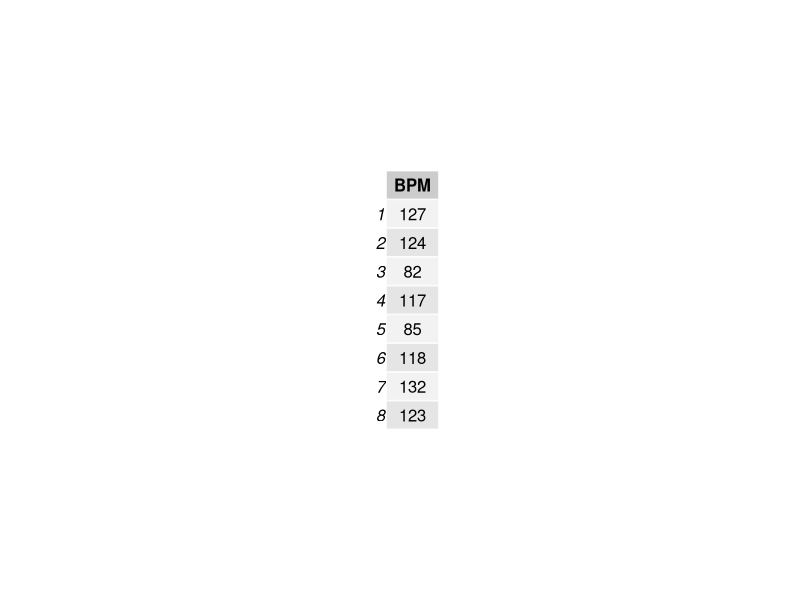
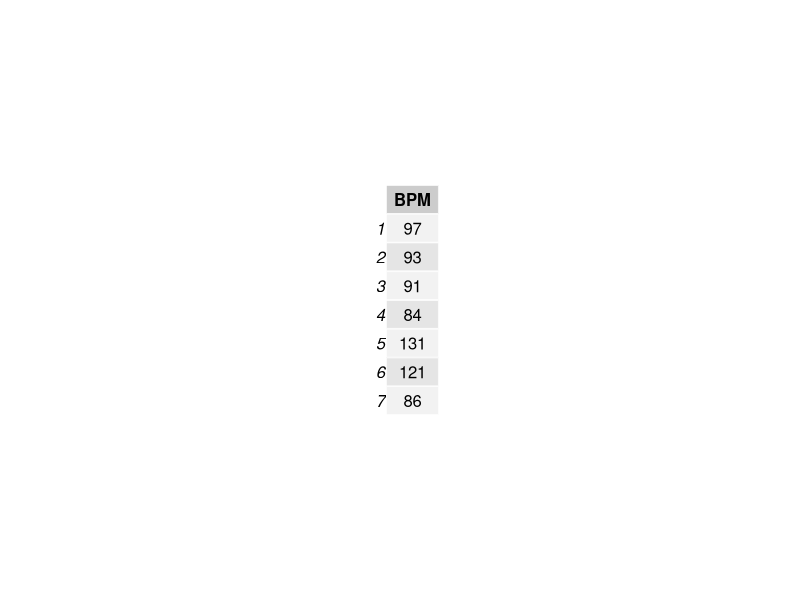
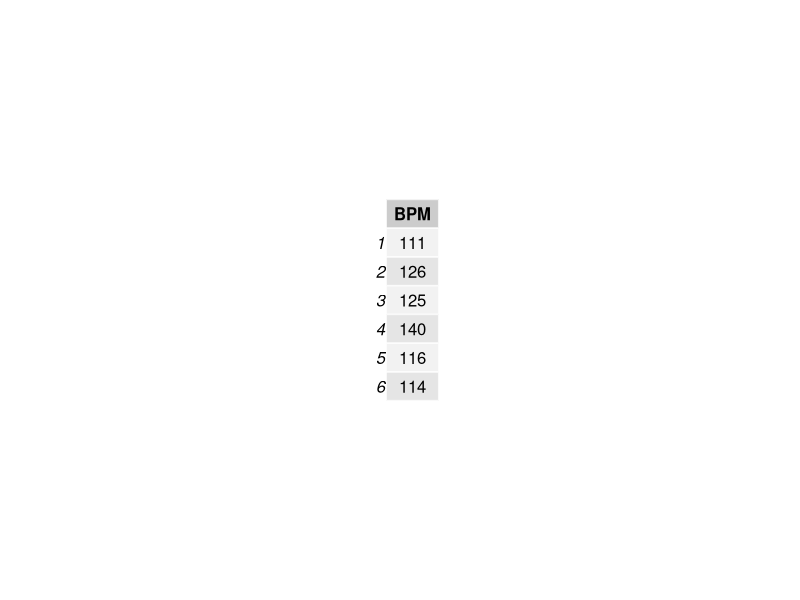
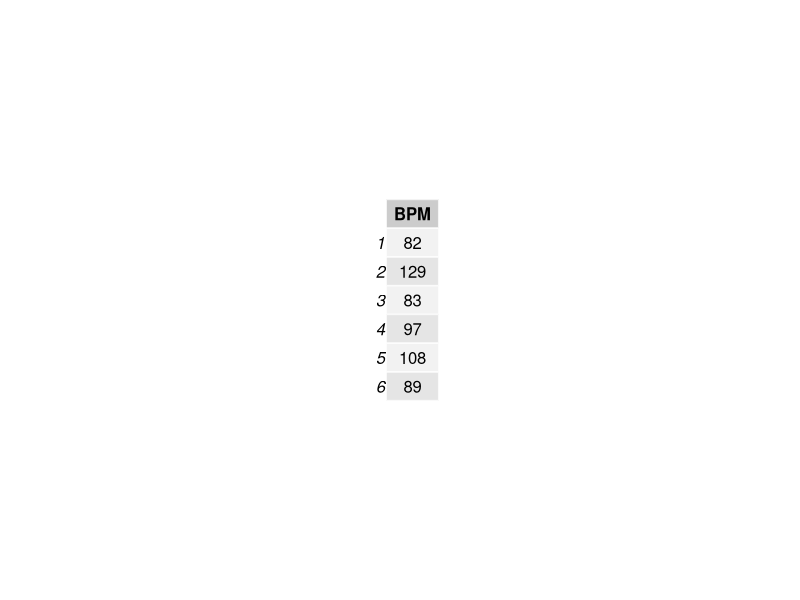
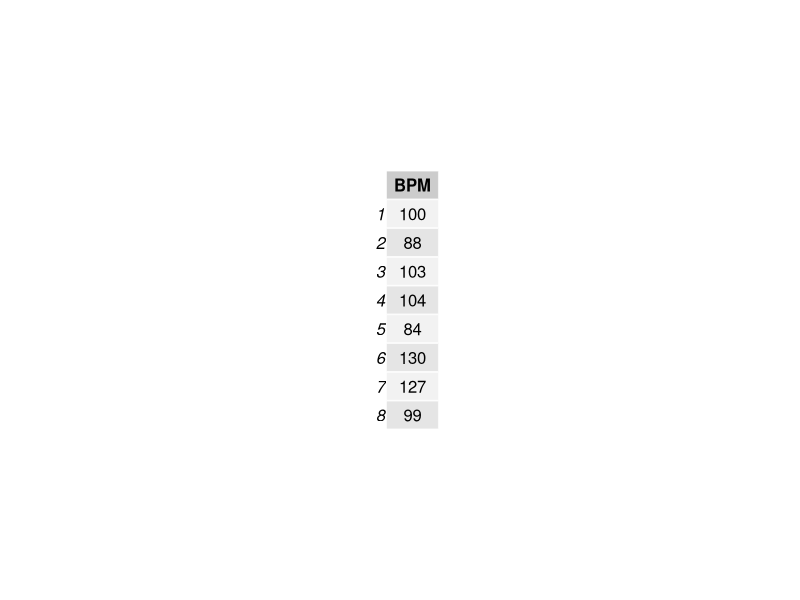
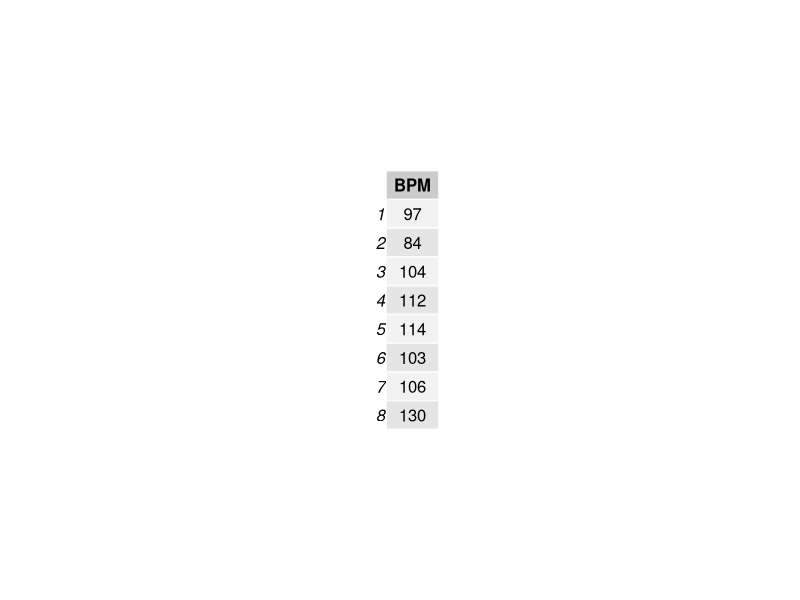
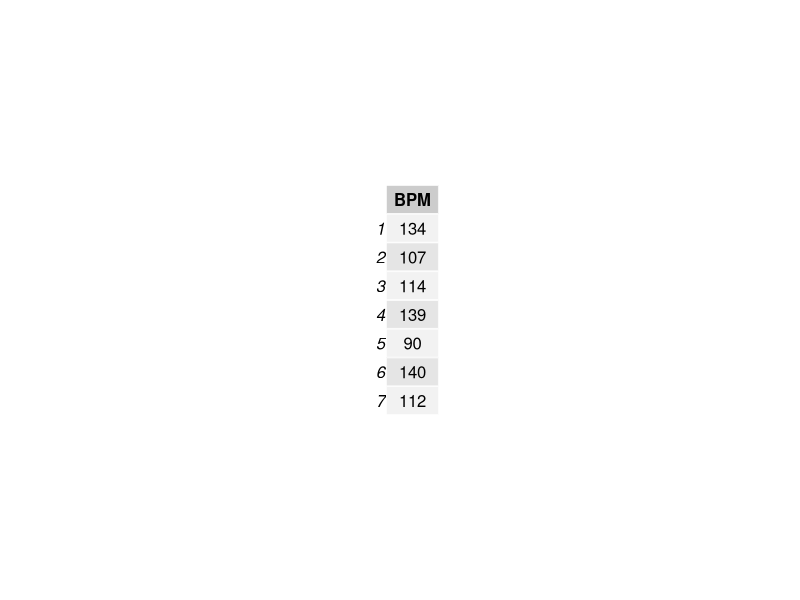
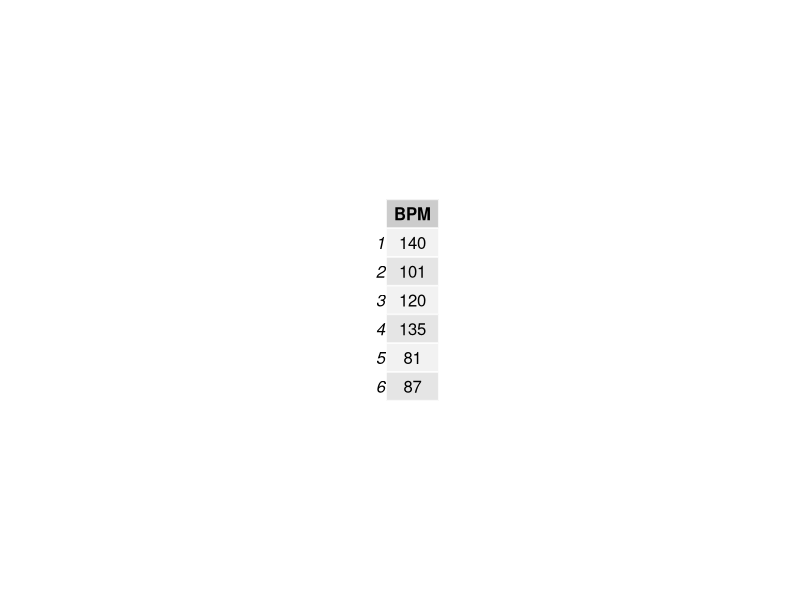

Reproduce these figures in R, in order. (Note: this script raises an error after producing the figures.)
##### MeanPESEMC1 #####
library(gridExtra) # the pacakge needed for this particular question to create multiple grid-level plots in a page
MeanPESEMC1=function(
  title = "MeanPESEMC1", # Question-bank title that will be easily viewable in e-learning
  n = 200, # Number of questions to generate
  type = "MC", # The question type, one of many possible types on e-learning
  answers = 5, # Number of answers per MC question
  points.per.q = 4, # Number of points the question is worth (on the test)
  difficulty = 1, # An easily viewable difficulty level on e-learning
  quest.txt1 = "A new cardiovascular medication was administered to a single group of subjects. The subjects' heartrates (bpm) were recorded above after the medication was administered. The standard deviation of the heartrates was ",
  quest.txt2 = ". What is the ",
  quest.txt3 = " of the average heartrate for all patients who receive this medicine?", # The above 3 question texts are static text for the full question
  digits = 2, # This is the number of decimal places to round off the data
  loc.path = "/Users/josephyang/Desktop/School Stuff/STAT 1600/Course Development/Question Generators/Stat1600-QGen/MeanPESEMC1 images/", # This is the local path used to store any randomly generated image files
  e.path = "Images/", # This is the path on e-learning used to store any above-implemented image files
  hint = "Is this a one or two sample problem? Are you looking for center or spread? Pick the closest answer.", # This is a student hint, visible to them during the exam on e-learning
  feedback = "Point Estimate = mean(bpm). SE = s/sqrt(n)" # This is student feedback, visible after the exam
)
{
  param <- c("NewQuestion","ID","Title","QuestionText","Points","Difficulty", "Image",
             rep("Option", answers),"Hint","Feedback") # These are setting row names for the CSV file
  questions <- data.frame() # This opens a data frame to store the randomly generated questions below
  for(i in 1:n)
  {
    ID <- paste(title, i, sep = "-") # The ID of the specific question within the bank, title + question number in the loop
    points <- sample(c(rep(0,answers-1),100),replace=F) # The proportion of points assigned to each possible answer, 1 if correct or 0 if incorrect
    corr.ind <- 7 + which.max(points) # This is the row index of the correct answer
    decis <- sample(6:8, size = 1) # randomly assigning sample size number
    BPM <- sample(80:140, size = decis) 
    data <- data.frame(BPM, stringsAsFactors = FALSE) # This is how we're randomly generating data for this question
    data1 <- round(sd(BPM), digits) #generating sample standard deviation
    data2 <- sample(c("point estimate", "standard error"), size = 1)
    corr.ans <- if(data2 == "point estimate"){round(mean(BPM),
                                                    digits = digits)}
    else{round(data1/sqrt(decis),
               digits = digits)} # This is the correct answer to the question
    up.min <- corr.ans + .2 # This is the minimum value for incorrect answers above the correct answer
    down.max <- corr.ans - .2 # This is the maximum value for incorrect answers below the correct answer
    ans.txt <- sample(if((corr.ans <= 90) & (data2 == "point estimate")){seq(up.min, up.min + 20, 10^-digits)}
                      else{if((corr.ans >= 130) & (data2 == "point estimate")){seq(down.max - 20, down.max, 10^-digits)}
                        else{if((corr.ans <= 6) & (data2 == "standard error")){seq(up.min, up.min + 5, 10^-digits)}
                          else{if((corr.ans >= 10) & (data2 == "standard error")){seq(down.max - 5, down.max, 10^-digits)}
                            else{if((corr.ans > 6) & (corr.ans < 10) & (data2 == "standard error")){
                              c(seq(down.max - 5, down.max, 10^-digits), seq(up.min, up.min + 5, 10^-digits))}
                              else{c(seq(down.max - 20, down.max, 10^-digits),
                                     seq(up.min, up.min + 20, 10^-digits))}}}}},
                      size = answers) # These are randomly generated incorrect answers
    content <- c(type, ID, ID, paste(quest.txt1, data1, quest.txt2, data2, quest.txt3, sep = ""),
                 points.per.q, difficulty, paste(e.path, paste(title, i, sep = "-"), ".jpeg", sep = ""),
                 points, hint, feedback) # This is collecting a lot of the above information into a single vector
    options <- c(rep("",7), ans.txt, rep("",2)) # This is collecting the incorrect answers above, and indexing them correctly by row
    options[corr.ind] <- corr.ans # This is imputing the correct answer at the appropriate row index
    questions[(1+(9+answers)*i):((9+answers)*(i+1)),1] <- param # This is indexing and storing all the row names
    questions[(1+(9+answers)*i):((9+answers)*(i+1)),2] <- content # Indexing and storing all the content
    questions[(1+(9+answers)*i):((9+answers)*(i+1)),3] <- options # Indexing and storing the answers, both incorrect and correct
    jpeg(filename=paste(loc.path, paste(title, i, sep = "-"), ".jpeg", sep = ""),
         height = 25*nrow(data), width = 65*ncol(data)) # creating the image files in the designated place
    p <- tableGrob(data) #Creating the summary statistics for the graphical item
    grid.arrange(p) #arranging all the summary statistics for the graphical items in one location
    dev.off()
  }
  questions <- questions[((10+answers)):((9+answers)*(n+1)),] # Storing only what's needed for e-learning upload as a CSV file
  write.table(questions, sep=",", file=paste(title, ".csv", sep = ""),
              row.names=F, col.names=F) # Writing the CSV file
} 
MeanPESEMC1() # creating the csv file
